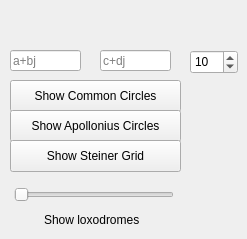
      <widget class="QWidget" name="pageCPSteinerGrids">
       <widget class="QPushButton" name="pushButtonCPSGCommon">
        <property name="geometry">
         <rect>
          <x>10</x>
          <y>80</y>
          <width>171</width>
          <height>32</height>
         </rect>
        </property>
        <property name="text">
         <string>Show Common Circles</string>
        </property>
       </widget>
       <widget class="QSpinBox" name="spinBoxCPSGCommon">
        <property name="geometry">
         <rect>
          <x>190</x>
          <y>50</y>
          <width>48</width>
          <height>24</height>
         </rect>
        </property>
        <property name="wrapping">
         <bool>true</bool>
        </property>
        <property name="minimum">
         <number>2</number>
        </property>
        <property name="singleStep">
         <number>1</number>
        </property>
        <property name="value">
         <number>10</number>
        </property>
        <property name="displayIntegerBase">
         <number>10</number>
        </property>
       </widget>
       <widget class="QLineEdit" name="lineEditCPSGComplexNumber2">
        <property name="geometry">
         <rect>
          <x>100</x>
          <y>50</y>
          <width>71</width>
          <height>21</height>
         </rect>
        </property>
        <property name="placeholderText">
         <string>c+dj</string>
        </property>
       </widget>
       <widget class="QLineEdit" name="lineEditCPSGComplexNumber1">
        <property name="geometry">
         <rect>
          <x>10</x>
          <y>50</y>
          <width>71</width>
          <height>21</height>
         </rect>
        </property>
        <property name="text">
         <string/>
        </property>
        <property name="placeholderText">
         <string>a+bj</string>
        </property>
       </widget>
       <widget class="QPushButton" name="pushButtonCPSGApollonius">
        <property name="geometry">
         <rect>
          <x>10</x>
          <y>110</y>
          <width>171</width>
          <height>32</height>
         </rect>
        </property>
        <property name="text">
         <string>Show Apollonius Circles</string>
        </property>
       </widget>
       <widget class="QPushButton" name="pushButtonCPSGSteiner">
        <property name="geometry">
         <rect>
          <x>10</x>
          <y>140</y>
          <width>171</width>
          <height>32</height>
         </rect>
        </property>
        <property name="text">
         <string>Show Steiner Grid</string>
        </property>
       </widget>
       <widget class="QSlider" name="horizontalSliderCPSGLoxodromesAngleTheta">
        <property name="enabled">
         <bool>true</bool>
        </property>
        <property name="geometry">
         <rect>
          <x>14</x>
          <y>184</y>
          <width>160</width>
          <height>22</height>
         </rect>
        </property>
        <property name="minimum">
         <number>-1</number>
        </property>
        <property name="maximum">
         <number>360</number>
        </property>
        <property name="value">
         <number>-1</number>
        </property>
        <property name="sliderPosition">
         <number>-1</number>
        </property>
        <property name="tracking">
         <bool>true</bool>
        </property>
        <property name="orientation">
         <enum>Qt::Horizontal</enum>
        </property>
       </widget>
       <widget class="QLabel" name="labelCPSGLoxodromes">
        <property name="geometry">
         <rect>
          <x>44</x>
          <y>210</y>
          <width>108</width>
          <height>20</height>
         </rect>
        </property>
        <property name="text">
         <string>Show loxodromes</string>
        </property>
       </widget>
       <zorder>horizontalSliderCPSGLoxodromesAngleTheta</zorder>
       <zorder>pushButtonCPSGCommon</zorder>
       <zorder>spinBoxCPSGCommon</zorder>
       <zorder>lineEditCPSGComplexNumber2</zorder>
       <zorder>lineEditCPSGComplexNumber1</zorder>
       <zorder>pushButtonCPSGApollonius</zorder>
       <zorder>pushButtonCPSGSteiner</zorder>
       <zorder>labelCPSGLoxodromes</zorder>
      </widget>
